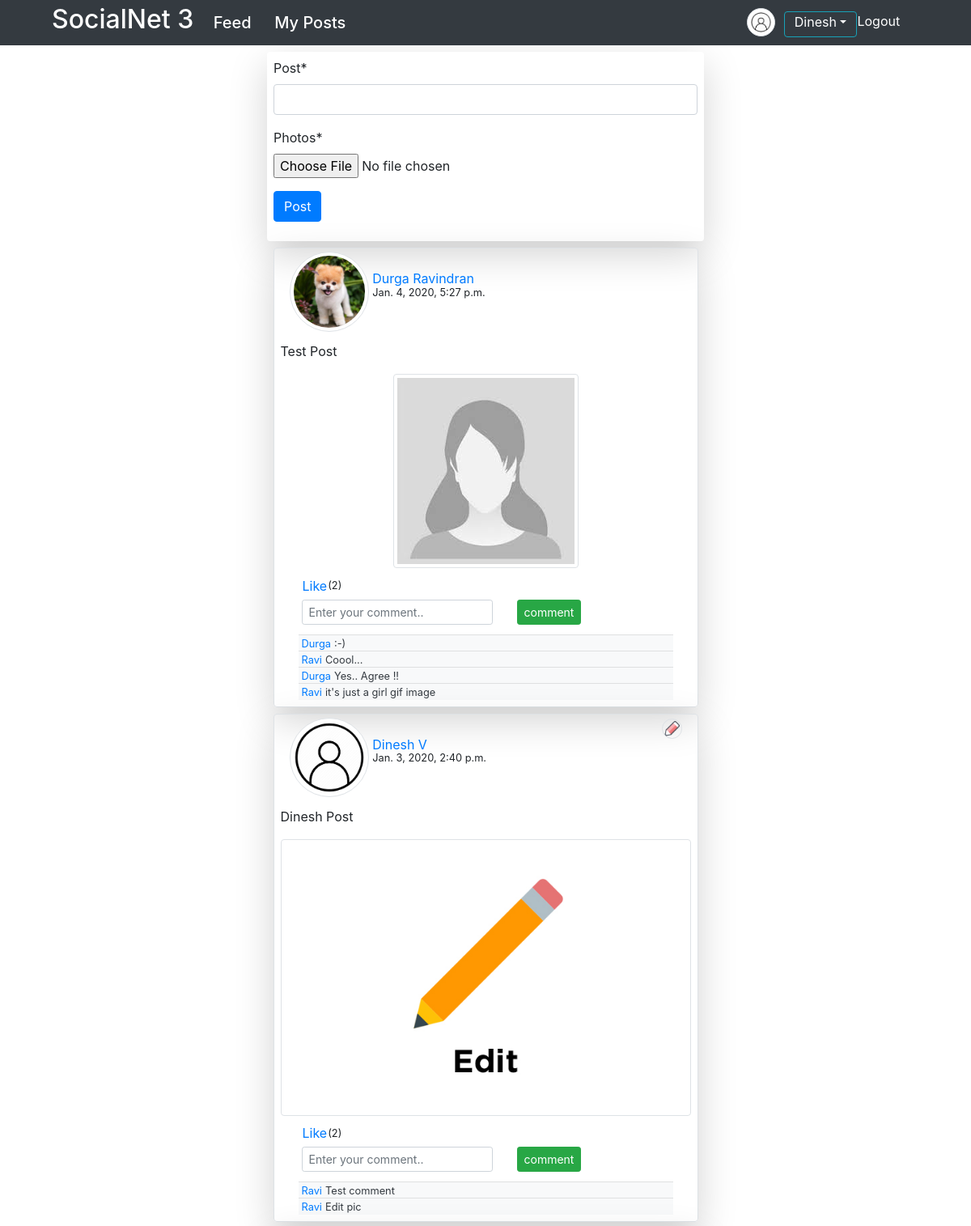
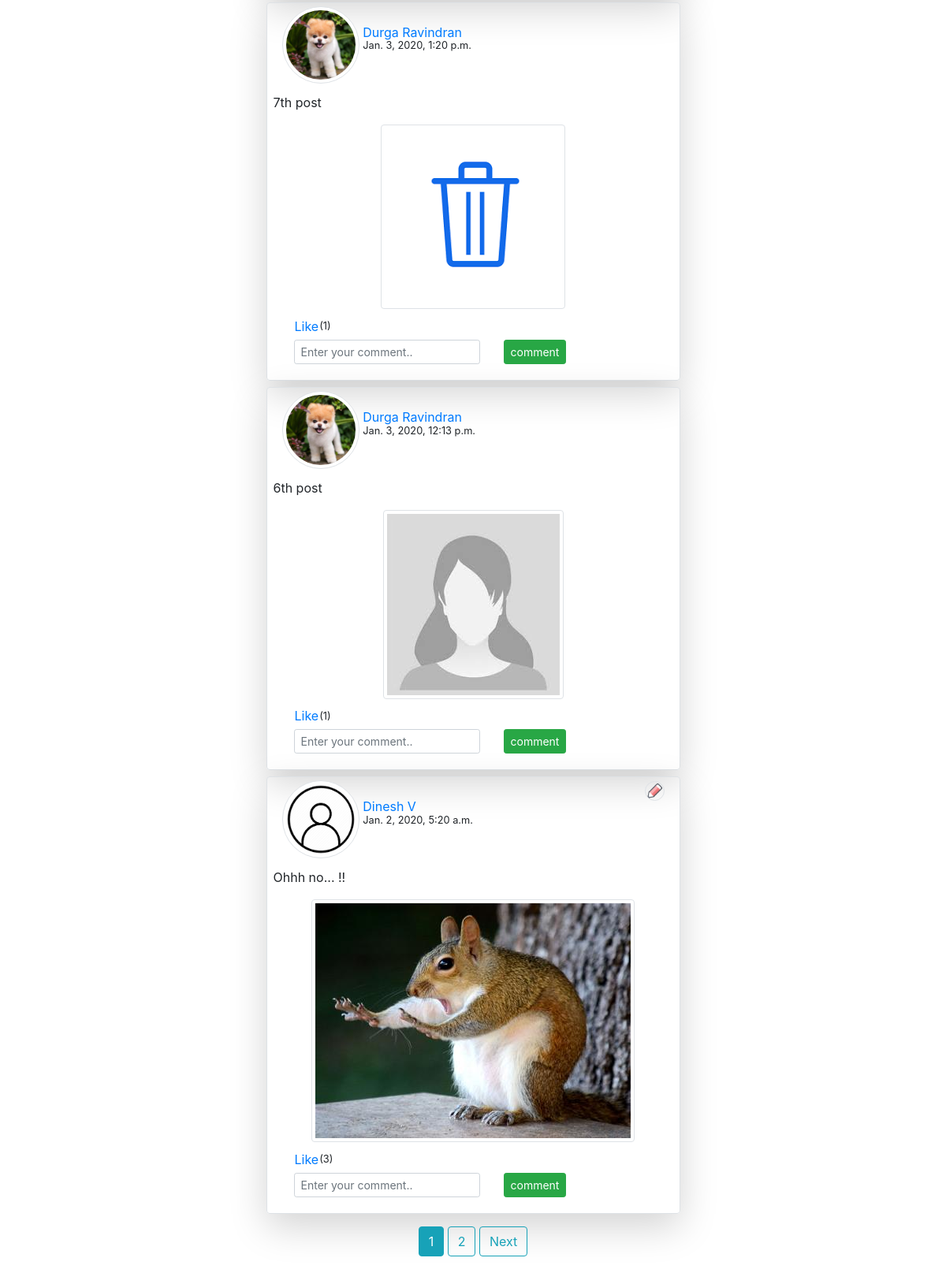
Before: /feed/ (signed in) with the older database file (2 pictures, top to bottom).
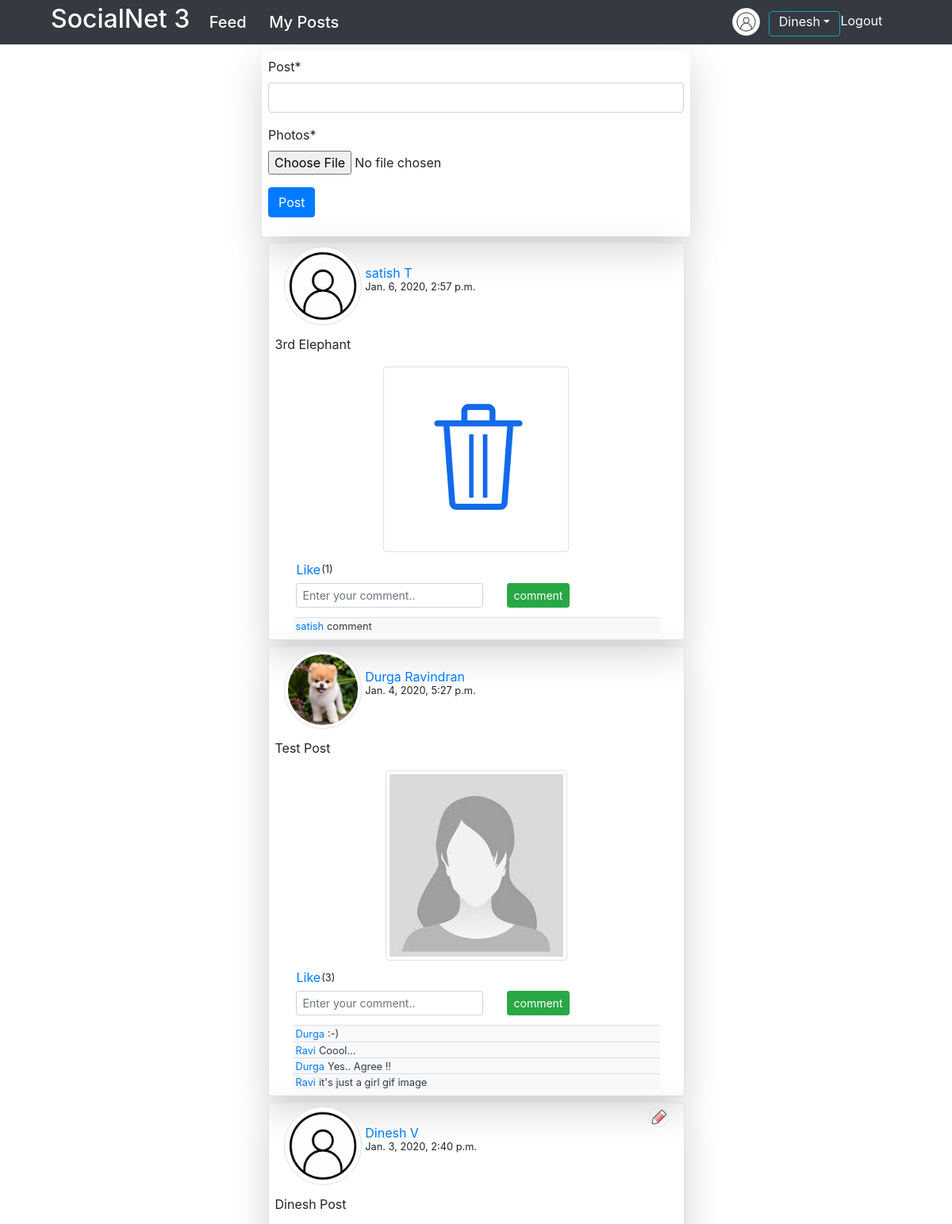
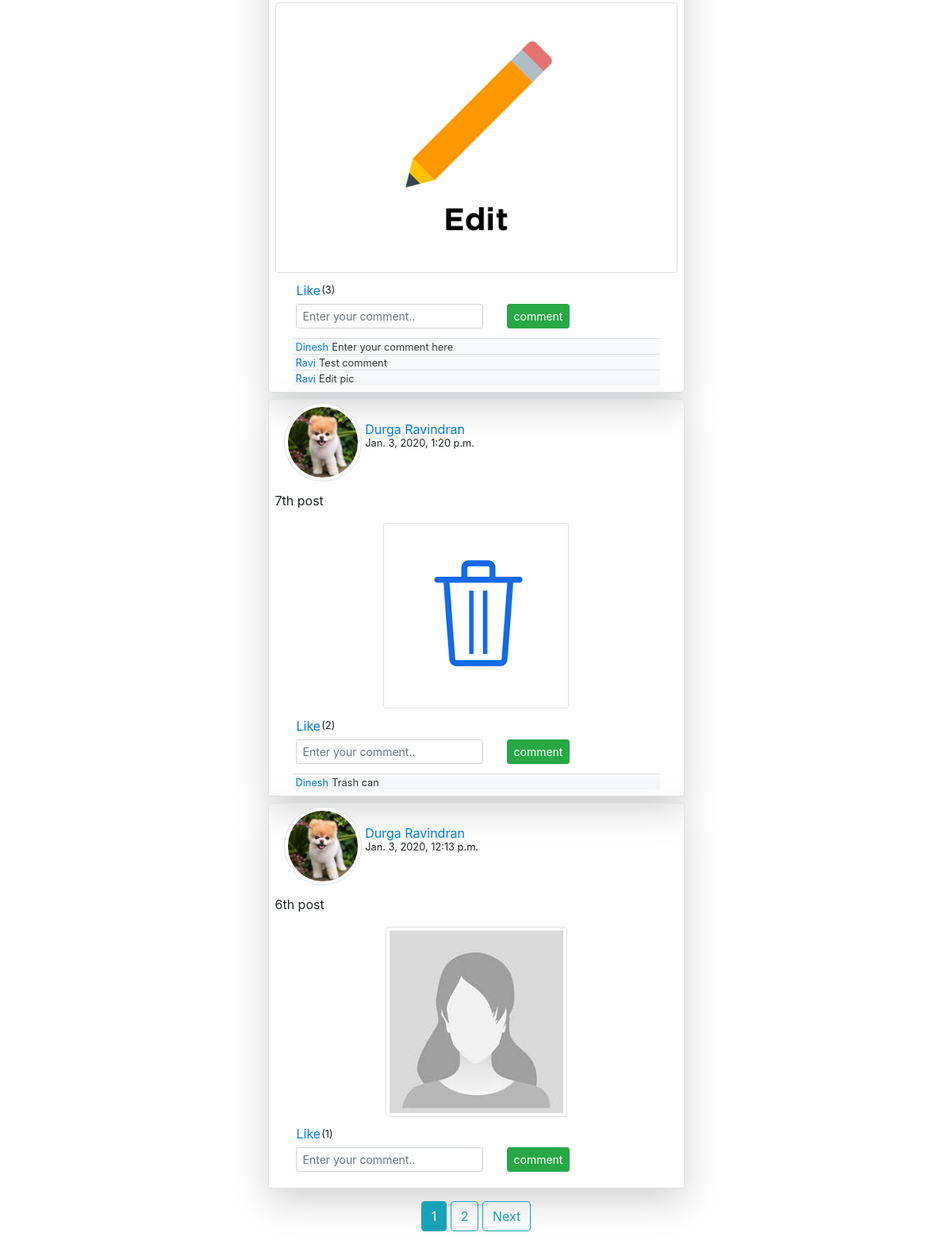
After: the same page with the newer database file (2 pictures, top to bottom).
### user/models.py (models this page shows, shortened)
class SnetUser(AbstractUser):
	GENDER_CHOICES = (
			('M','Male'),
			('F','Female'),
			('T','Trans'),
		)
	dob = models.DateField()
	gender = models.CharField(max_length=1, choices=GENDER_CHOICES)

class Profile(models.Model):
	user = models.OneToOneField(SnetUser, on_delete=models.CASCADE)
	p_img = models.ImageField(default='default.png/', upload_to=profile_img_dir)

### feed/models.py (models this page shows, shortened)
class Feed(models.Model):
	post = models.TextField()
	images = models.ImageField(upload_to=user_directory_path)
	date = models.DateTimeField(auto_now_add=True)
	user = models.ForeignKey(SnetUser, on_delete=models.CASCADE)
	class Meta:
		ordering = ['-date']

class Comments(models.Model):
	comments = models.CharField(max_length=255)
	feed = models.ForeignKey(Feed, on_delete=models.CASCADE)
	user = models.ForeignKey(SnetUser, on_delete=models.CASCADE)
	date = models.DateTimeField(auto_now_add=True)
	def __str__(self):
		return f'{self.comments}'
	class Meta:
		ordering = ['-date']

### feed/views.py (the view)
# urls.py: path('feed/',feed_view.feedview, name='feed'),
@login_required
def feedview(request):
	obj = Feed.objects.all()
	page = request.GET.get('page',1)
	paginator = Paginator(obj, 5)
	try:
		pages = paginator.page(page)
	except PageNotAnInteger:
		pages = paginator.page(1)
	except EmptyPage:
		pages = paginator.page(paginator.num_pages)
	if request.method == 'POST':
		form = FeedForm(request.POST, request.FILES)
		comment = CommentForm(request.POST)
		like = LikeForm(request.POST)
		if request.POST.get('items_id'):
			feed_obj = Feed.objects.get(pk=request.POST.get('items_id'))
			already_liked = feed_obj.like_set.filter(user=request.user) and True or False
		if form.is_valid():
			feed = form.save(commit=False)
			feed.user = request.user
			feed.save()
			return HttpResponseRedirect(reverse('feed:feed'))
		elif comment.is_valid():
			comment = comment.save(commit=False)
			comment.feed = feed_obj
			comment.user = request.user
			comment.save()
			return HttpResponseRedirect(reverse('feed:feed'))
		elif like.is_valid() and already_liked == False:
			like_model = like.save(commit=False)
			like_model.like = like.cleaned_data['like']
			like_model.user = request.user
			like_model.post = feed_obj
			like_model.save()
			return HttpResponseRedirect(reverse('feed:feed'))
		else:
			return HttpResponseRedirect(reverse('feed:feed'))
	else:
		form = FeedForm()
		comment = CommentForm()
	return render(request,'feed/feed.html',locals())

### feed/forms.py
class FeedForm(ModelForm):
	post = forms.CharField(label='Post')
	images = forms.ImageField(label='Photos')
	class Meta:
		model = Feed
		fields = ['post','images',]

class CommentForm(ModelForm):
	comments = forms.CharField(label='', widget=forms.TextInput(attrs={'placeholder':'Enter your comment..','class':'h6 form-control-sm'}))
	class Meta:
		model = Comments
		fields = ['comments']

### feed/templates/feed/feed.html (shortened to what this page needs)
{% extends 'feed/base.html' %}
{% load crispy_forms_tags %}
{% load static %}
{% block body %}
<div class="container">
	<div class="container">
		<div class="w-50 shadow-lg p-2 mt-2 mx-auto rounded">
			<form class="form-group" method="post" enctype="multipart/form-data">
				{{form|crispy}}
				<input class="btn btn-primary" type="submit" name="" value="Post">
			</form>
		</div>
		<div class="container rounded">
			{% for items in pages %}
			<div class="mx-auto shadow-lg border rounded w-50 mt-2">
				<div class="row p-1 ml-0 mr-0">
					<div class="col-md-3">
						<img class="img-thumbnail rounded-circle"
						src="{{items.user.profile.p_img.url}}">
					</div>
					<div class="col-md-3 p-1 mt-2">
						<div class="row h-25 mt-2">
							{% if user == items.user %}
								<h5>
									<small>
										<a class="mb-1" href="{% url 'profile'%}">
											{{items.user.first_name}} {{items.user.last_name}}
										</a>
									</small>
								</h5>
							{% else %}
								<h5><small><a class="mb-1" href="{% url 'rprofile' items.user.id %}">{{items.user.first_name}} {{items.user.last_name}}</a></small></h5>
							{% endif %}
						</div>
						<div class="row">
							<small>{{items.date}}</small>
						</div>
					</div>
					<div class="col" align="right">
						{% if user == items.user %}
						<a href="{% url 'feed:feedit' items.id %}"><img class="border rounded-circle" src="{% static 'components/edit.png' %}" width="25" height="25" alt="Edit"></a>
						{% endif %}
					</div>
				</div>
				<div class="p-2">
					{{items.post}}
				</div>
				<div class="p-2" align="center">
					<img class="img-thumbnail" src="{{items.images.url}}">
				</div>
				<div class="container">
					<div class="container row">
						<div class="col-md-4 ml-1">
							<form method='post'>
								<div class="row ml-0">
									<div class="col-xs-2">
										<button class="btn btn-link p-0 m-0" type="submit" name='like' value=1>Like
										</button>
									</div>
									<div class="col-xs-2">
										<small class="mt-1">
											({{ items.like_set.all.count}})
										</small>
									</div>
								</div>
							</form>
						</div>
					</div>
				</div>
				<div class="container">
					<div class="form align-items-center m-1">
						<form class="form-inline" method="post">
							<div class="col-auto">
								{{comment|crispy}}
							</div>
							<div class="col-auto">
								<input class="btn btn-success btn-sm mb-2" id="inlineFormInputName2" type="submit" name="post" value="comment">
							</div>
						</form>
					</div>
					<div class="container pb-2">
						{% for comment_list in items.comments_set.all %}
							<h6 class="mb-0 bg-light text-dark">
								<hr class="m-0">
								<a class="p-1" href="{% url 'rprofile' comment_list.user_id %}"><small>{{comment_list.user.first_name}}</small></a><small>{{comment_list.comments}}</small>
							</h6>
						{% endfor %}
					</div>
				</div>
			</div>
			{% endfor %}
		</div>
		<div class="container mb-2 mt-2 p-2" align="center">
			{% for num in pages.paginator.page_range %}
				{% if num == pages.number %}
					<a class="btn btn-info" href="?page={{num}}">{{num}}</a>
				{% elif num > pages.number|add:'-2' and num < pages.number|add:'2' %}
					<a class="btn btn-outline-info" href="?page={{num}}">{{num}}</a>
				{% endif %}
			{% endfor %}
			{% if pages.has_next %}
				<a class="btn btn-outline-info" href="?page={{pages.next_page_number}}">Next</a>
			{% endif %}
		</div>
	</div>
</div>
{% endblock body %}

### feed/templates/feed/base.html (shortened to what this page needs)
<!DOCTYPE html>
<html>
<head>
    <link rel="stylesheet" href="https://stackpath.bootstrapcdn.com/bootstrap/4.4.1/css/bootstrap.min.css">
</head>
<body>
	<div>
		<div class="nav navbar navbar-dark bg-dark pt-0 pb-0">
			<div class="ml-5">
				<a class="navbar-brand text-white" href="{% url 'feed:home' %}"><h2>SocialNet 3</h2></a>
				<a class="navbar-brand text-white h4 p-1" href="{% url 'feed:feed' %}">Feed</a>
				{% if user.is_authenticated %}
					<a class="navbar-brand text-white h4 p-1" href="{% url 'feed:myposts' user.id %}">
						My Posts
					</a>
				{% endif %}
			</div>
			<div class="nav navbar navbar-right mr-5 pt-0 pb-0" >
				{% if user.is_authenticated %}
					<div class="navbar-right row">
						<a class="navbar-brand mr-0 pt-0 pb-0 pr-0 col-md-3" href="{% url 'profile' %}">
							<img class="p-1 img-thumbnail rounded-circle" src="{{user.profile.p_img.url}}" width=35 height=35>
						</a>
						<div class="dropdown col-md-4 mr-0 pl-0 pr-0 ml-1 mt-1">
							<a class="dropdown-toggle h6 text-white btn btn-outline-info pt-0 mb-0" role="button" id="dropdownMenuLink" data-toggle="dropdown" aria-haspopup="true" aria-expanded="false">{{user.first_name|title}}</a>
  						</div>
						<a class="text-white col-md-3 mt-1 mr-0" href="{% url 'logout' %}">Logout</a>
					 </div>
				{% endif %}
			</div>
		</div>
		<div>
			{% block body %}
			{% endblock body%}
		</div>
	</div>
</body>
</html>

Changed rows visible on the page:
no longer on this page (row unchanged): Feed: user.profile.p_img (picture), user.first_name "Dinesh", user.last_name "V", date "Jan. 2, 2020, 5:20 a.m.", post "Ohhh no... !!", images (picture), like_set.all.count "3"
added Feed: user.profile.p_img (picture), user.first_name "satish", user.last_name "T", date "Jan. 6, 2020, 2:57 p.m.", post "3rd Elephant", images (picture), like_set.all.count "1"
added Comments: user.first_name "satish", comments "comment"
computed for Feed "Test Post": like_set.all.count "2" → "3"
computed for Feed "Dinesh Post": like_set.all.count "2" → "3"
added Comments: user.first_name "Dinesh", comments "Enter your comment here", shown under Feed "Dinesh Post"
computed for Feed "7th post": like_set.all.count "1" → "2"
added Comments: user.first_name "Dinesh", comments "Trash can", shown under Feed "7th post"
